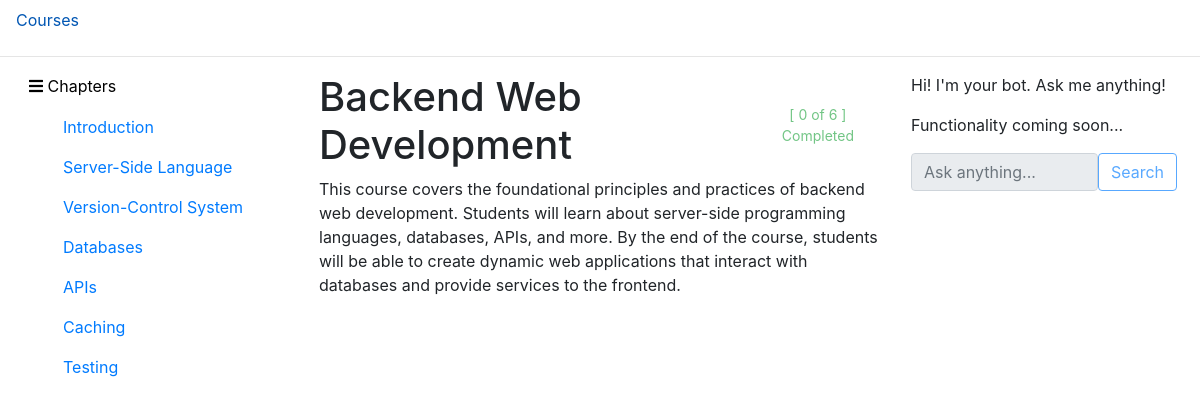
The app's page /courses/course/Backend Web Development/ with its own data.
### courses/models.py (models this page shows, shortened)
class Chapters(models.Model):
    name = models.CharField(max_length=100)
    course = models.ForeignKey(Course, on_delete=models.CASCADE)
    completed_by = models.ManyToManyField(User, blank=True, null=True)
    path = models.CharField(max_length=100)

### loginsystem/models.py (models this page shows)
class Course(models.Model):
    name = models.CharField(max_length=100, unique=True)
    description = models.TextField()
    students = models.ManyToManyField(User, blank=True, null=True, name="students")
    def __str__(self):
        return self.name

### courses/views.py (the view)
# urls.py: path("course/<str:course>/", views.get_course, name="resume"),
def get_course(request, course):
    course = Course.objects.get(name=course)
    chapters = Chapters.objects.filter(course=course)
    total_chapters_completed = 0
    is_completed = []
    for chapter in chapters:
        if request.user in chapter.completed_by.all():
            total_chapters_completed += 1
            is_completed.append(chapter.name)
    return render(request, "courses/course.html" , {
        "course": course,
        "chapters": chapters,
        "total_chapters_completed": total_chapters_completed,
        "is_completed": is_completed,
        })

### courses/templates/courses/course.html (shortened to what this page needs)
{% extends 'courses/layout.html' %}
{% load static %}
{% block sidebar %}
    <div class="my-3" style="hyphens: auto;">
        <ul style="list-style-type: none;">
            <li><a href="{% url 'resume' course=course.name %}">Introduction</a></li>
        </ul>
        {% for chapter in  chapters %}
            <ul style="list-style-type: none;">
                {% if chapter.name in is_completed %}
                    <li>
                        <a href="{% url 'chapter' course=course.name chapter=chapter.name %}">
                            {{ chapter.name }} &check;
                        </a>
                    </li>
                {% else %}
                    <li>
                        <a href="{% url 'chapter' course=course.name chapter=chapter.name %}">
                            {{ chapter.name }}
                        </a>
                    </li>
                {% endif %}
            </ul>
        {% endfor %}
    </div>
{% endblock %}
{% block content %}
    <div class="d-flex justify-content-between">
        <h1>{{ course }}</h1>
        <button style="border: none;" class="btn btn-sm btn-outline-success" disabled>[ {{ total_chapters_completed }} of {{ chapters.count }} ] Completed</button>
    </div>
    <p>{{ course.description }}</p>
{% endblock %}

### courses/templates/courses/layout.html (shortened to what this page needs)
{% load static %}
<!DOCTYPE html>
<html lang="en">
<head>
    <link rel="stylesheet" href="https://stackpath.bootstrapcdn.com/bootstrap/4.4.1/css/bootstrap.min.css">
    <link rel="stylesheet" href="https://cdnjs.cloudflare.com/ajax/libs/font-awesome/5.15.4/css/all.min.css">
</head>
<body>
    <ul class="nav">
        <li class="nav-item">
            <a class="nav-link" href="{% url 'courses' %}">Courses</a>
        </li>
    </ul>
    <hr>
    <div class="row mx-2 d-flex visible">
        <div class="col-3 sidebar">
            {% block sidebar %}
            {% endblock %}
        </div>
        <div class="col-6 content">
            {% block content %}
            {% endblock %}
        </div>
        <div class="col-3 chatbot">
            <div class="chat-history">
                <p class="bot-text">Hi! I'm your bot. Ask me anything!</p>
                <p>Functionality coming soon...</p>
            </div>
            <form class="d-flex">
                <input class="form-control" name="search" type="search" placeholder="Ask anything..." aria-label="Search" disabled>
                <button class="btn btn-outline-primary" type="submit" disabled>Search</button>
            </form>
        </div>
    </div>
</body>
</html>

### records on screen
Chapters: name "Server-Side Language"
Chapters: name "Version-Control System"
Chapters: name "Databases"
Chapters: name "APIs"
Chapters: name "Caching"
Chapters: name "Testing"
Course: name "Backend Web Development", description "This course covers the foundational principles and practices of backend web development. Students will learn about server-side programming languages, databases, APIs, and more. By the end of the course, students will be able to create dynamic web applications that interact with databases and provide services to the frontend."

### other values on screen
{{ total_chapters_completed }} "0"
{{ chapters.count }} "6"
